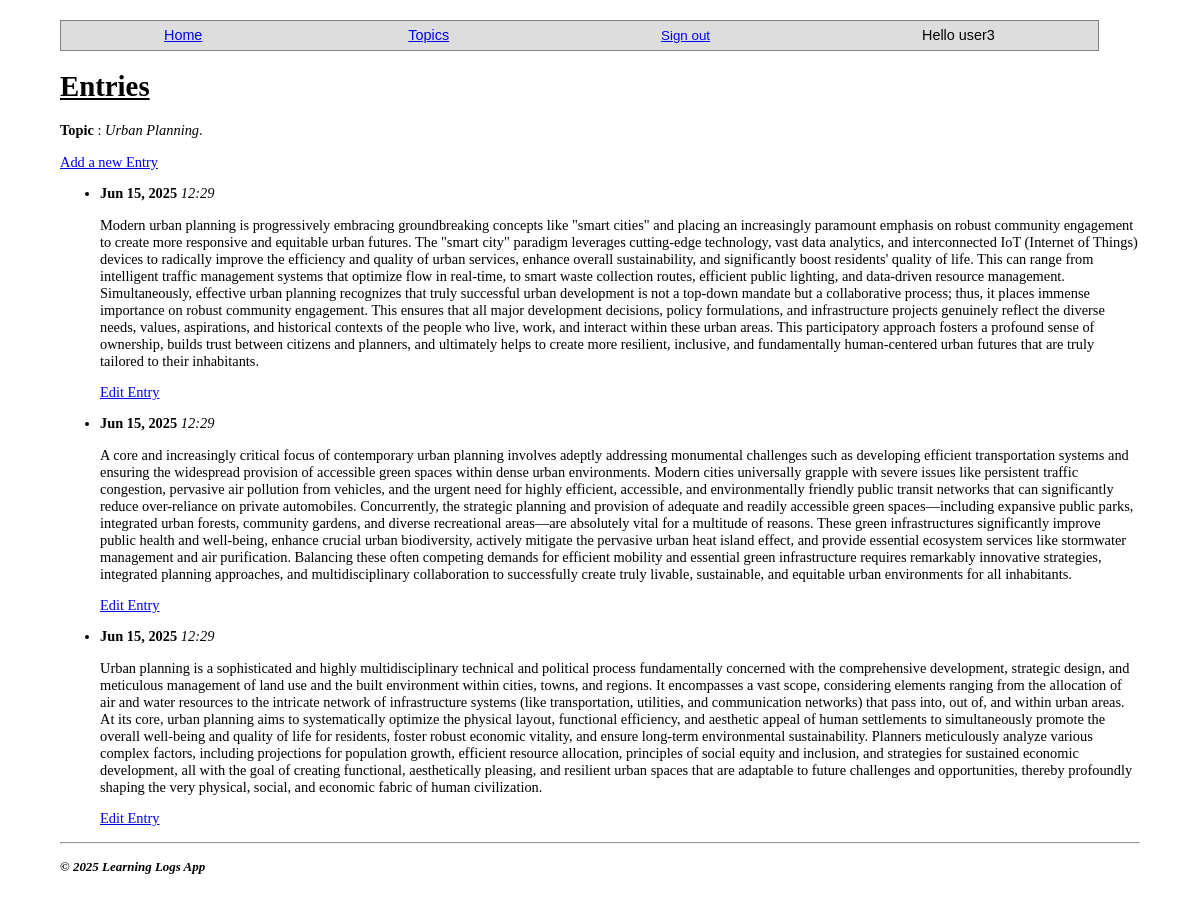
/topic/9/ (signed in), run on the app's committed database.
### learning_log/models.py (models this page shows, shortened)
class Topic(models.Model):
    text = models.CharField(max_length=200)
    owner = models.ForeignKey(User, on_delete=models.CASCADE)
    date_added = models.DateTimeField(auto_now_add=True)

class Entry(models.Model):
    topic = models.ForeignKey(Topic, on_delete=models.CASCADE)
    text = models.TextField()
    date_added = models.DateTimeField(auto_now_add=True)
    class Meta:
        verbose_name_plural = 'entries'

### learning_log/views.py (the view)
# urls.py: path('topic/<int:topic_id>/', views.topic, name='topic'),
@login_required
def topic(request, topic_id):
    topic = Topic.objects.get(id=topic_id)
    entries = topic.entry_set.order_by('-date_added')
    if request.user != topic.owner:
        raise Http404
    context = {'topic': topic, 'entries': entries}
    return render(request, 'learning_log/topic.html', context)

### learning_log/templates/learning_log/topic.html (shortened to what this page needs)
{% extends 'learning_log/base.html' %}
{% block content %}
<h1>Entries</h1>
<p><b>Topic</b> : <i>{{ topic.text }}</i>.</p>
<p>
    <a href="{% url 'learning_log:new_entry' topic.id %}">Add a new Entry</a>
</p>
<ul>
    {% for entry in entries %}
        <li>
            <p>
                <b>{{ entry.date_added|date:'M d, Y' }}</b>
                <i>{{ entry.date_added|date:' H:i' }}</i>
            </p>
            <p>{{ entry.text|linebreaks }}</p>
            <p>
                <a href="{% url 'learning_log:edit_entry' entry.id %}">Edit Entry</a>
            </p>
        </li>
    {% empty %}
        <li>No entries added for this topic!</li>
    {% endfor %}
</ul>
{% endblock content %}

### learning_log/templates/learning_log/base.html (shortened to what this page needs)
{% load static %}
<!DOCTYPE html>
<html>
    <head>
        <link rel="stylesheet" href="{% static 'learning_log/css/base_styles.css' %}">
    </head>
    <body>
        <div class="nav-bar">
            <p>
                <div id="nav">
                    <a href="{% url 'learning_log:index' %}">Home</a>
                </div>
                <div id="nav">
                    <a href="{% url 'learning_log:topics' %}">Topics</a>
                </div>
            {% if user.is_authenticated %}
                <div id="nav">
                    <form action="{% url 'accounts:logout' %}" method="post">
                        <button name="submit" id="logout-button">Sign out</button>
                    </form>
                </div>
                <div id="nav">Hello {{ user.username }}</div>
            {% else %}
                <div id="nav"><a href="{% url 'accounts:login' %}">Login</a></div>
                <div id="nav"><a href="{% url 'accounts:register' %}">Register</a></div>
            {% endif %}
            </p>
        </div>
        <div id="content">
        {% block content %}
        {% endblock content %}
        </div>
        <hr>
        <div class="footer">
            <p>
                <b><i style="font-size:0.9em;">&copy; 2025 Learning Logs App</i></b>
            </p>
        </div>
    </body>
</html>

### learning_log/static/learning_log/css/base_styles.css (style rules this page uses)
html { background-color: white; font-size: 0.9em; }
body { padding: 10px; width: 90%; background-color: #fff; color: black; margin: auto; border-radius: 10px; margin-top: 10px; margin-bottom: 10px; height: max-content; }
#content { min-height: 80vh; }
h1, h2 { text-decoration: underline; }
.nav-bar { width: 96%; font-family: sans-serif; font-size: 1em; border: 0.1mm solid gray; background: #dddddd; display: flex; }
#logout-button { border: none !important; text-decoration: underline !important; color: blue !important; background: none; }
#nav { margin: auto; }

### data on the page
Topic: text "Urban Planning"
Entry: date_added "Jun 15, 2025", date_added "12:29", text "Modern urban planning is progressively embracing groundbreaking concepts like \"smart cities\" and placing an increasingly paramount emphasis on robust community engagement to create more responsive and equitable urban futures. The \"smart city\" paradigm leverages cutting-edge technology, vast data analytics, and interconnected IoT (Internet of Things) devices to radically improve the efficiency and quality of urban services, enhance overall sustainability, and significantly boost residents' quality of life. This can range from intelligent traffic management systems that optimize flow in real-time, to smart waste collection routes, efficient public lighting, and data-driven resource…"
Entry: date_added "Jun 15, 2025", date_added "12:29", text "A core and increasingly critical focus of contemporary urban planning involves adeptly addressing monumental challenges such as developing efficient transportation systems and ensuring the widespread provision of accessible green spaces within dense urban environments. Modern cities universally grapple with severe issues like persistent traffic congestion, pervasive air pollution from vehicles, and the urgent need for highly efficient, accessible, and environmentally friendly public transit networks that can significantly reduce over-reliance on private automobiles. Concurrently, the strategic planning and provision of adequate and readily accessible green spaces—including expansive public…"
Entry: date_added "Jun 15, 2025", date_added "12:29", text "Urban planning is a sophisticated and highly multidisciplinary technical and political process fundamentally concerned with the comprehensive development, strategic design, and meticulous management of land use and the built environment within cities, towns, and regions. It encompasses a vast scope, considering elements ranging from the allocation of air and water resources to the intricate network of infrastructure systems (like transportation, utilities, and communication networks) that pass into, out of, and within urban areas. At its core, urban planning aims to systematically optimize the physical layout, functional efficiency, and aesthetic appeal of human settlements to…"

### other printed values
{{ user.username }} "user3"
